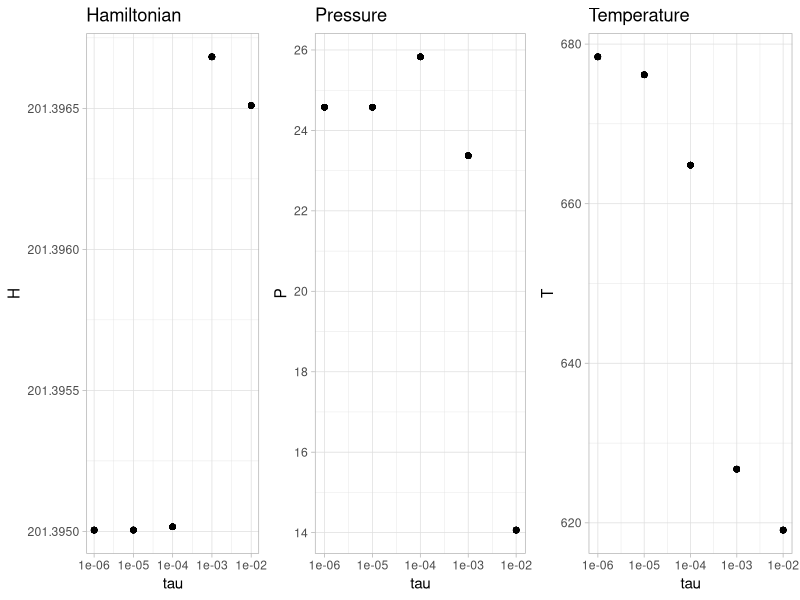
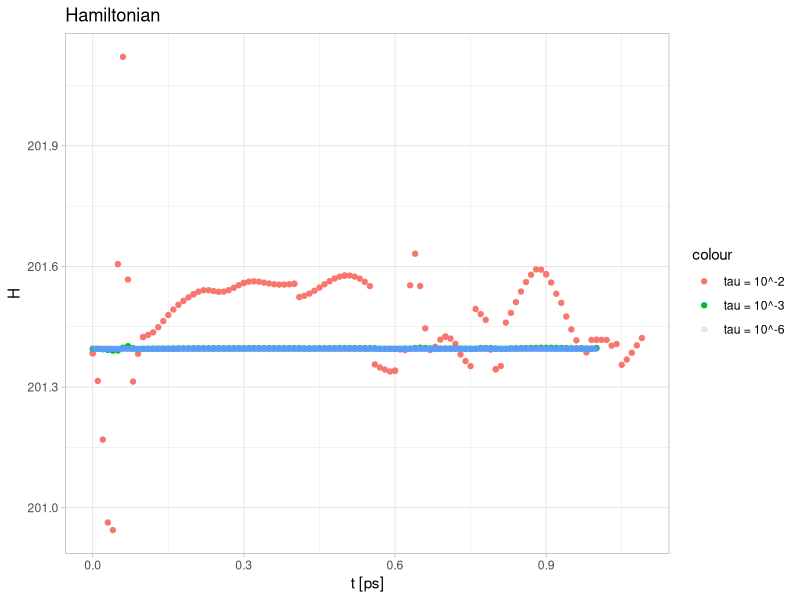
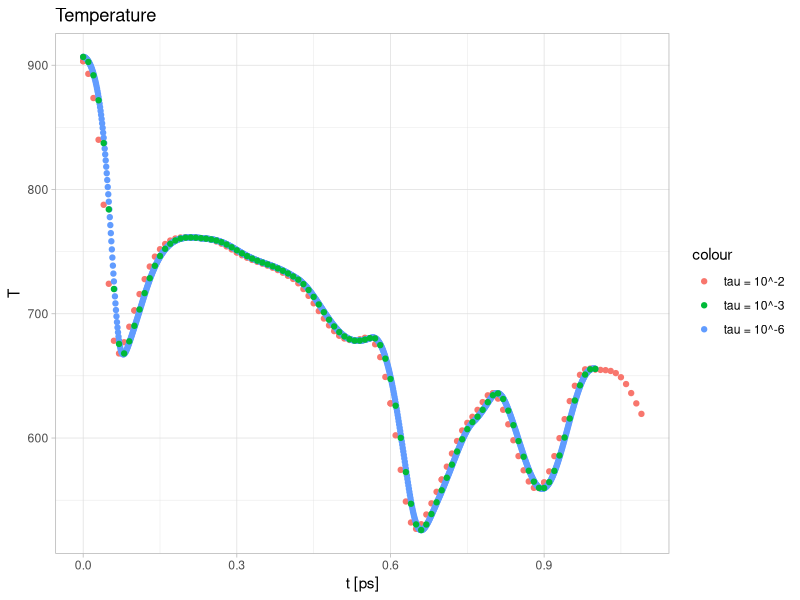
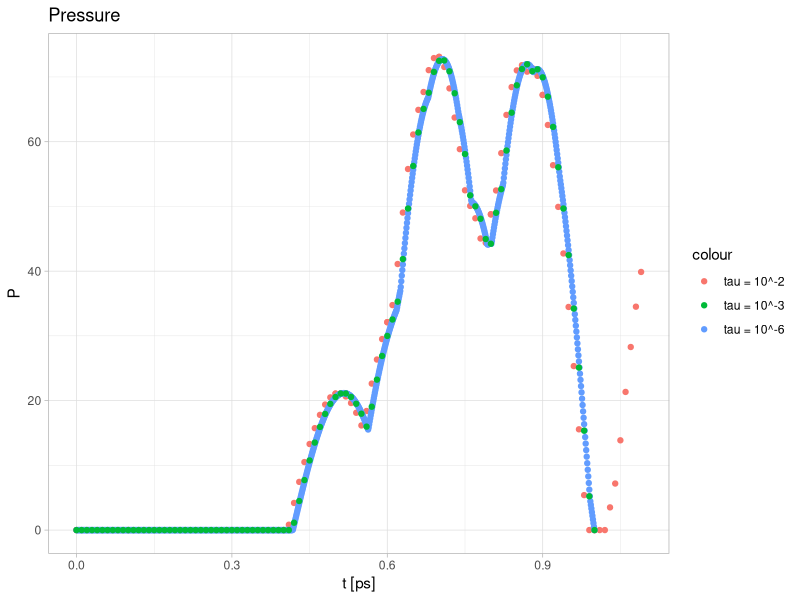

Source code (R) for these figures, in order:
## ---- chunk 1
# E_mean od tau
# H od t
# E_k, V, P od t

knitr::opts_chunk$set(echo = TRUE)
library(tidyverse)
library(gridExtra)
## ---- chunk 2
stability <- read.csv("output/stability.csv", header = F)
colnames(stability) <- c("tau", "H", "P", "T")
head(stability)
## ---- chunk 3
h <- ggplot(stability) + geom_point(aes(tau, H)) + scale_x_log10() + labs(title = "Hamiltonian") + theme_light()
p <- ggplot(stability) + geom_point(aes(tau, P)) + scale_x_log10() + labs(title = "Pressure") + theme_light()
t <- ggplot(stability) + geom_point(aes(tau, T)) + scale_x_log10() + labs(title = "Temperature") + theme_light()

# ggsave(filename = "stability.png", grid.arrange(h, p, t, nrow = 1), width = 12, height = 4)
grid.arrange(h, p, t, nrow = 1)
## ---- chunk 4
# library(latex2exp)
tau_e6 <- read.csv("output/5_1_out_tau=1e-6.csv", header = F)
tau_e2 <- read.csv("output/5_1_out_tau=1e-2.csv", header = F)
tau_e3 <- read.csv("output/5_1_out_tau=1e-3.csv", header = F)


colnames(tau_e6) <- c("t", "H", "V", "T", "P")
colnames(tau_e2) <- c("t", "H", "V", "T", "P")
colnames(tau_e3) <- c("t", "H", "V", "T", "P")
## ---- chunk 5
h_compare <- ggplot(tau_e2, aes(t, H)) +
    geom_point(aes(color = "tau = 10^-2")) +
    geom_point(data = tau_e3, aes(color = "tau = 10^-3")) +
    geom_point(data = tau_e6, aes(color = "tau = 10^-6"), alpha = 0.2) +
    labs(x = "t [ps]", y = "H", title = "Hamiltonian") +
    theme_light()

# ggsave(filename = "h_compare.png", h_compare, width = 12, height = 6)
h_compare 
## ---- chunk 6
t_compare <- ggplot(tau_e2, aes(t, T)) +
    geom_point(aes(color = "tau = 10^-2")) +
    geom_point(data = tau_e6, aes(color = "tau = 10^-6")) +
    geom_point(data = tau_e3, aes(color = "tau = 10^-3")) +
    labs(x = "t [ps]", y = "T", title = "Temperature") +
    theme_light()

# ggsave(filename = "t_compare.png", t_compare, width = 12, height = 6)
t_compare
## ---- chunk 7
p_compare <- ggplot(tau_e2, aes(t, P)) +
    geom_point(aes(color = "tau = 10^-2")) +
    geom_point(data = tau_e6, aes(color = "tau = 10^-6")) +
    geom_point(data = tau_e3, aes(color = "tau = 10^-3")) +
    labs(x = "t [ps]", y = "P", title = "Pressure") +
    theme_light()

# ggsave(filename = "p_compare.png", p_compare, width = 12, height = 6)
p_compare
